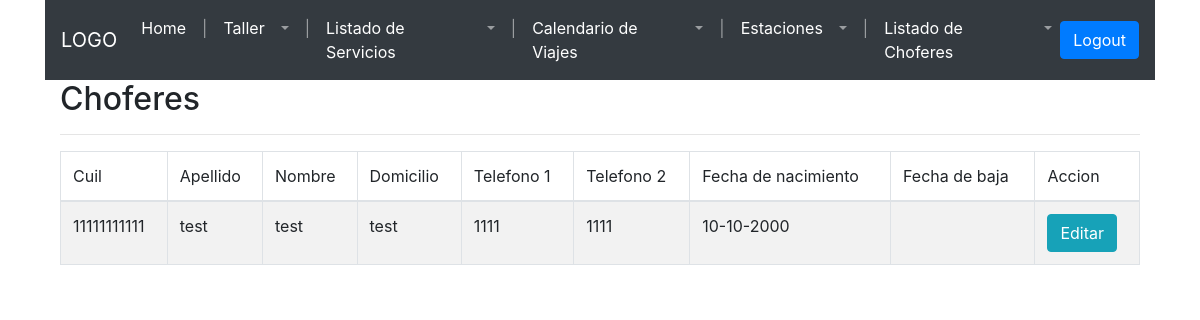
/frontend/pages/listado-choferes.php, run on an earlier commit of the app's database.
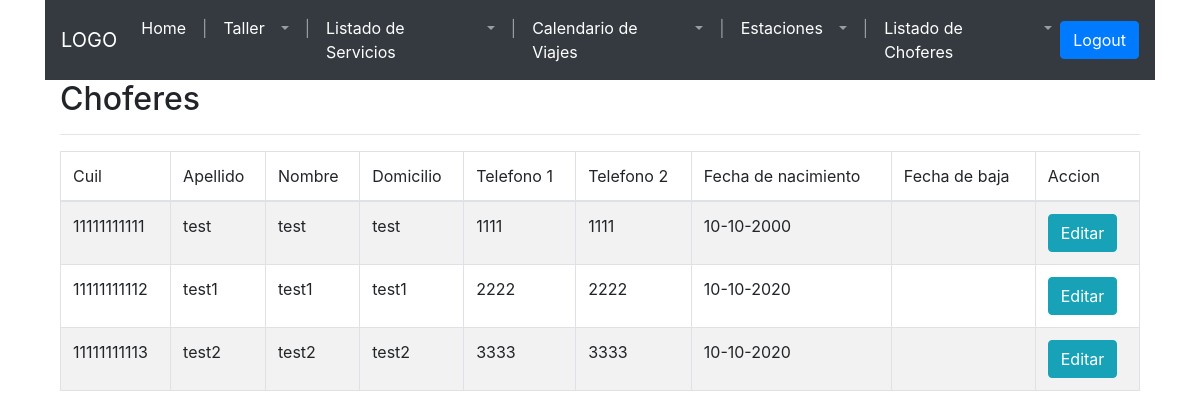
And on a later commit of the database.
### tables this page shows
CREATE TABLE `chofer` (
  `chofer_id` int(11) NOT NULL,
  `cuil` bigint(11) NOT NULL,
  `apellido` varchar(50) DEFAULT NULL,
  `nombre` varchar(50) DEFAULT NULL,
  `domicilio` varchar(255) DEFAULT NULL,
  `telefono_1` varchar(20) DEFAULT NULL,
  `telefono_2` varchar(20) DEFAULT NULL,
  `fecha_de_nacimiento` date DEFAULT NULL,
  `fecha_de_ingreso` date DEFAULT NULL,
  `baja` tinyint(1) NOT NULL DEFAULT 0,
  `fecha_de_baja` date DEFAULT NULL,
  `motivo_de_baja` varchar(255) DEFAULT NULL,
  `fecha_de_vencimiento_de_carnet` date DEFAULT NULL
);

### frontend/pages/config/connection.php (called while the page is built, shortened)
<?php
function openConnection($username, $password){
 	$servername = "localhost";
	$conn = new mysqli($servername, $username, $password,"empresa_de_transporte");
	return $conn;
 }
 function executeQuery($sqlQuery){
 	$conn = openConnection("test", "test");
	$result = $conn->query($sqlQuery);
	return $result;
 }
?>

### frontend/pages/config/config-chofer.php (the view, shortened to what this page needs)
<?php
include "connection.php";
function getChoferes() {
    $sql = "SELECT c.`chofer_id`, c.`cuil`, c.`apellido`, c.`nombre`, c.`domicilio`, c.`telefono_1`, c.`telefono_2`,
            DATE_FORMAT(c.`fecha_de_ingreso`, \"%d-%m-%Y\") as fecha_ingreso,
            DATE_FORMAT(c.`fecha_de_baja`, \"%d-%m-%Y\") as fecha_baja
            FROM `chofer` c";
    $result = executeQuery($sql);
    if ($result->num_rows > 0) {
        while ($row = $result->fetch_assoc()) {
            if (intval($row["fecha_baja"]) != null) {
                echo "<tr class=\"table-danger\">";
            } else {
                echo "<tr>";
            }
            echo "<td>" . $row["cuil"] . "</td>";
            echo "<td>" . $row["apellido"] . "</td>";
            echo "<td>" . $row["nombre"] . "</td>";
            echo "<td>" . $row["domicilio"] . "</td>";
            echo "<td>" . $row["telefono_1"] . "</td>";
            echo "<td>" . $row["telefono_2"] . "</td>";
            echo "<td>" . $row["fecha_ingreso"] . "</td>";
            echo "<td>" . $row["fecha_baja"] . "</td>";
            echo "<td>
          <input type=\"button\" class=\"btn btn-info boton-edit-chofer\" id=\"" . $row["chofer_id"] . "\" value=\"Editar\">
          <!--
          <input type=\"button\" class=\"btn btn-danger boton-disable-chofer\" value=\"Deshabilitar\">
          -->
          </td>";
            echo "</tr>";
        }
    } else {
        echo "0 results";
    }
}

What changed in the data, as far as the page shows it:
added chofer: cuil "11111111112", apellido "test1", nombre "test1", domicilio "test1", telefono_1 "2222", telefono_2 "2222", fecha_ingreso "10-10-2020"
added chofer: cuil "11111111113", apellido "test2", nombre "test2", domicilio "test2", telefono_1 "3333", telefono_2 "3333", fecha_ingreso "10-10-2020"
